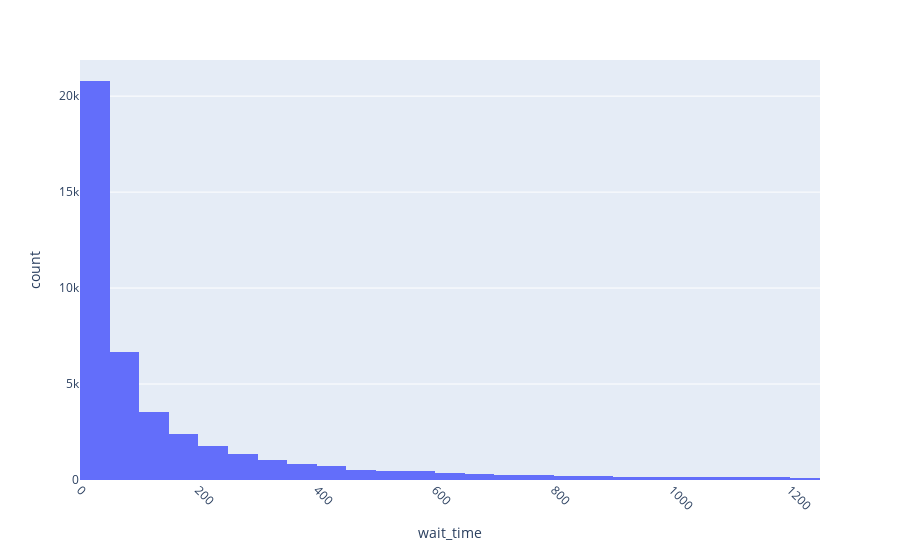

Write notebook code for a chart like this one.
### Code cell
# for col in ['call_duration', 'total_call_duration', 'wait_time']:
# sns.distplot(data_cln[col], bins = 20)
#   plt.show()

fig = px.histogram(data_cln, x='wait_time', nbins=25)
fig.update_xaxes(tickangle=45)
fig.show()

### Figure 1 — Plotly figure (JSON) as saved in the notebook; plotly's stock layout.template omitted (floating-point values rounded to 4 significant figures; data arrays with more than 128 entries replaced by an {"elided": "..."} marker saying what was removed)
{"data": [{"alignmentgroup": "True", "bingroup": "x", "hovertemplate": "wait_time=%{x}<br>count=%{y}<extra></extra>", "legendgroup": "", "marker": {"color": "#636efa", "pattern": {"shape": ""}}, "name": "", "nbinsx": 25, "offsetgroup": "", "orientation": "v", "showlegend": false, "type": "histogram", "x": {"elided": "43387 int values"}, "xaxis": "x", "yaxis": "y"}], "layout": {"barmode": "relative", "legend": {"tracegroupgap": 0}, "margin": {"t": 60}, "xaxis": {"anchor": "y", "domain": [0, 1], "tickangle": 45, "title": {"text": "wait_time"}}, "yaxis": {"anchor": "x", "domain": [0, 1], "title": {"text": "count"}}}}
